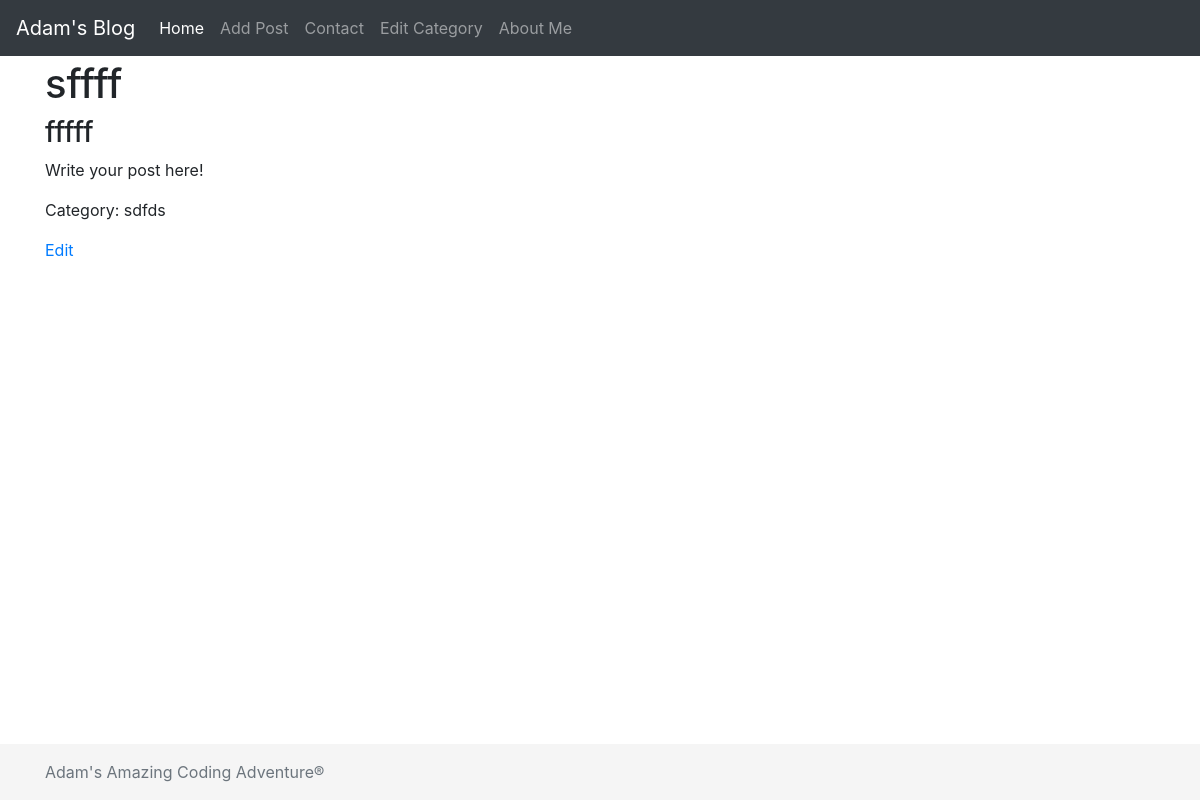
/post/1, run on the app's committed database.
### app.py (models this page shows, shortened)
class Post(db.Model):
    id = db.Column(db.Integer, primary_key=True)
    title = db.Column(db.String(255), nullable=False)
    subtitle = db.Column(db.String(255), nullable=False)
    body = db.Column(db.Text, nullable=False)
    pub_date = db.Column(db.DateTime, nullable=False, default=datetime.utcnow)
    category_id = db.Column(db.Integer, db.ForeignKey('category.id'), nullable=True)
    category = db.relationship('Category', backref=db.backref('posts', lazy=True))

class Category(db.Model):
    id = db.Column(db.Integer, primary_key=True)
    name = db.Column(db.String(50), nullable=False, unique=True, autoincrement=True)

### app.py (the view)
@app.route('/post/<int:post_id>', methods=['GET', 'POST'])
def display_post(post_id):
    if request.method == "GET":
        fetched_post = Post.query.get(post_id)
        return render_template("/post.html", post=fetched_post)

### templates/post.html (shortened to what this page needs)
{% extends 'base.html' %}
{% block content %}
<h1>{{ post.title }}</h1>
<h3>{{ post.subtitle }}</h3>
<p>{{ post.body }}</p>
<p>Category: {{ post.category.name }}</p>
<a href="/post/{{ post.id }}/edit">Edit</a>
{% endblock %}

### data on the page
Post: title "sffff", subtitle "fffff", body "Write your post here!"
Category: category.name "sdfds"
